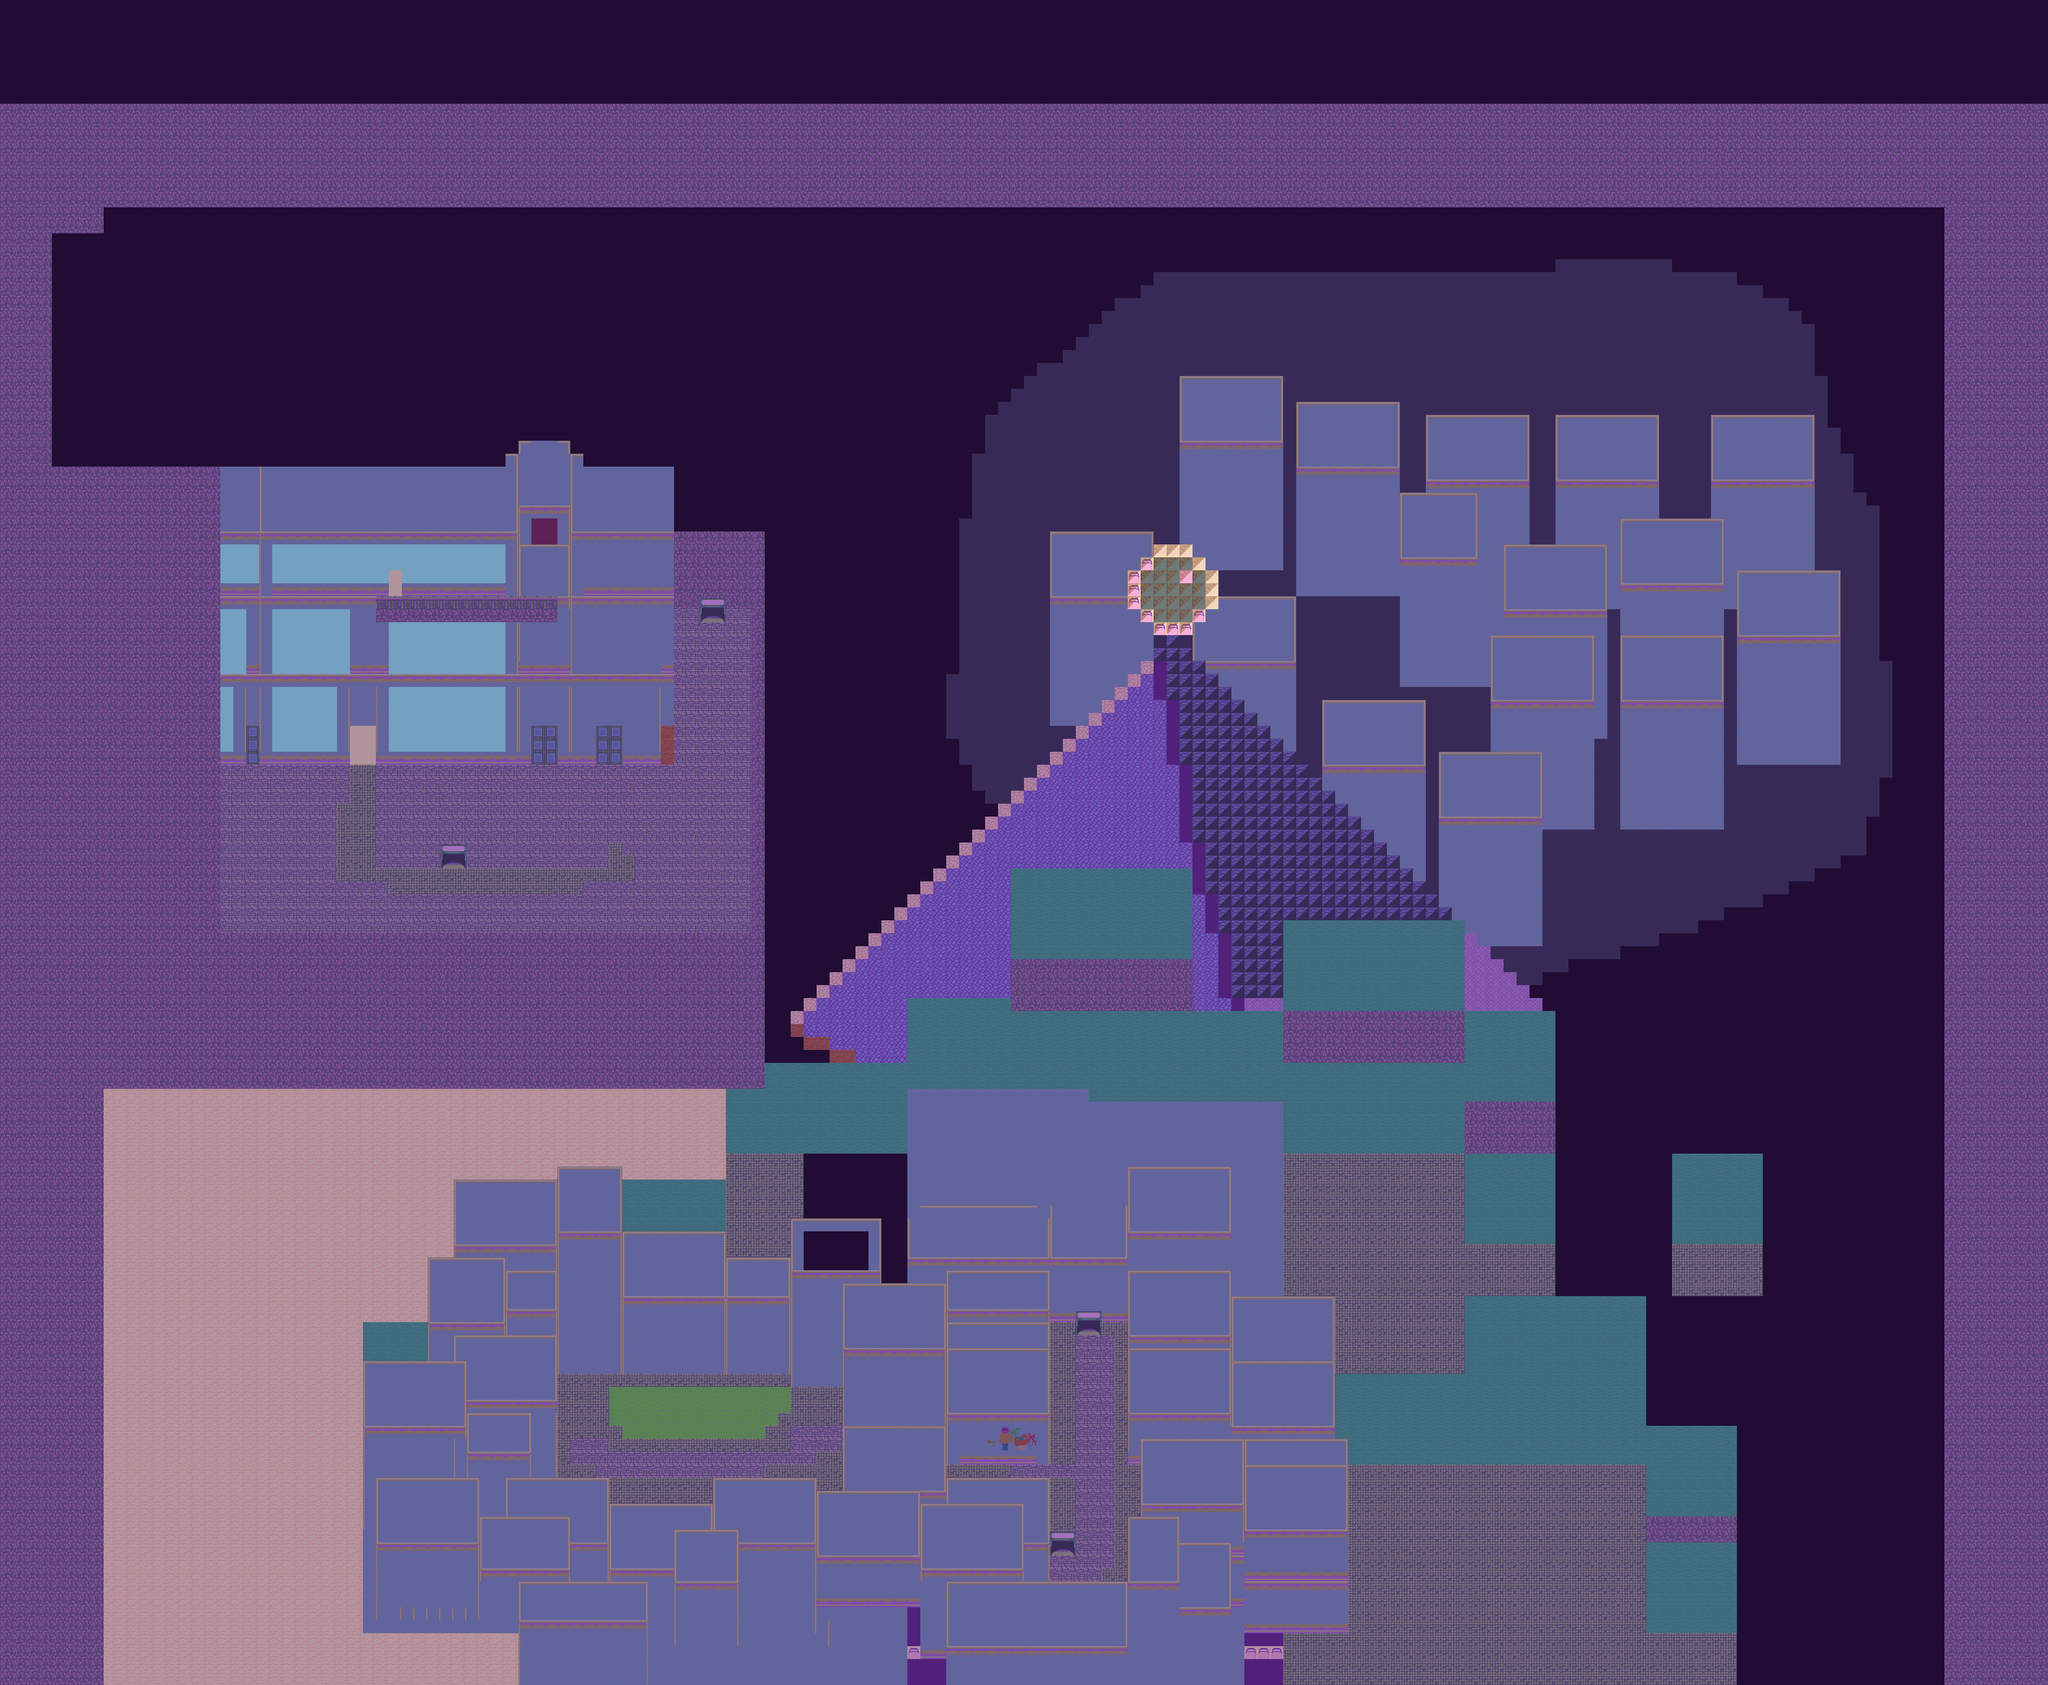

This game map was drawn from its Tiled (.tmx) file and the tilesets committed beside it. A one-line description and the trimmed map source follow:
An orthogonal 158x130 tile map with 20x20 px tiles, 6 tile layers (back, Other, Subway Stairs, front, ...).

<map version="1.0" tiledversion="2017.06.27" orientation="orthogonal" renderorder="right-down" width="158" height="130" tilewidth="20" tileheight="20" nextobjectid="1">
 <tileset firstgid="1" source="finaltilesets.tsx" />
 <layer name="back" width="158" height="130">
  <data>[20540 cells, 14059 non-empty, 27 distinct tile ids]</data>
 </layer>
 <layer name="Other" width="158" height="130">
  <data>[20540 cells, 14 non-empty, 8 distinct tile ids]</data>
 </layer>
 <layer name="Subway Stairs" width="158" height="130">
  <data>[20540 cells, 16 non-empty, 4 distinct tile ids]</data>
 </layer>
 <layer name="front" width="158" height="130">
  <data>[20540 cells, 1530 non-empty, 23 distinct tile ids]</data>
 </layer>
 <layer name="Sun" width="158" height="130" opacity="0.41">
  <data>[20540 cells, 20540 non-empty, 2 distinct tile ids]</data>
 </layer>
 <layer name="Collision" width="158" height="130" opacity="0">
  <data>[20540 cells, 901 non-empty, 1 distinct tile ids]</data>
 </layer>
</map>
